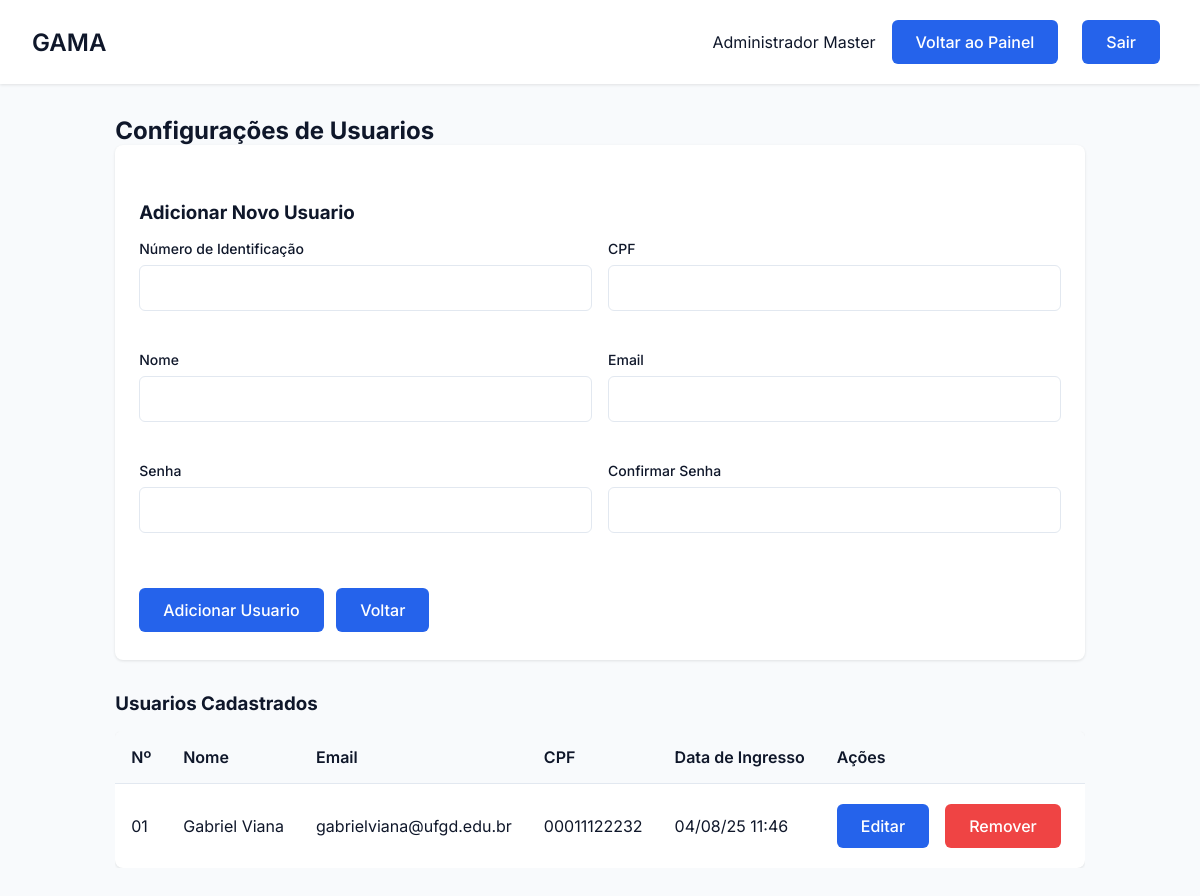
The page /usuario/config_usuarios (signed in) on the database its author committed.
### tables this page shows
CREATE TABLE Usuario (
        id_usuario TEXT PRIMARY KEY,
        cpf_usuario TEXT NOT NULL,
        nome TEXT NOT NULL,
        email TEXT NOT NULL,
        senha TEXT NOT NULL,
        tipo TEXT NOT NULL CHECK (tipo IN ('administrador', 'usuario')),
        data_ingresso DATETIME NOT NULL,
        data_saida DATETIME
    );

### gama/routes/usuario_routes.py (the view, shortened to what this page needs)
@usuario_bp.route('/config_usuarios', methods=['GET', 'POST'])
def config_usuarios():
    if 'usuario_id' not in session or session.get('tipo') != 'administrador':
        flash('Acesso negado.', 'error')
        return redirect(url_for('auth.login'))
    usuarios_originais = Usuario.get_all()
    usuarios_processados = []
    for usuario_tupla in usuarios_originais:
        usuario_lista = list(usuario_tupla)
        data_ingresso = usuario_lista[6]
        if isinstance(data_ingresso, str):
            try:
                usuario_lista[6] = datetime.strptime(data_ingresso.split('.')[0], '%Y-%m-%d %H:%M:%S')
            except ValueError:
                print(f"AVISO: Não foi possível converter a data '{data_ingresso}' para o usuario {usuario_lista[0]}.")
                usuario_lista[6] = data_ingresso
        usuarios_processados.append(tuple(usuario_lista))
    return render_template('config_usuarios.html', usuarios=usuarios_processados, nome=session.get('nome'))

### app.py (called while the page is built)
@app.before_request
def make_session_permanent():
    session.permanent = True

### gama/database/database.py (called while the page is built)
def conectar():
    diretorio_db = "gama/database"
    if not os.path.exists(diretorio_db):
        os.makedirs(diretorio_db)
    return sqlite3.connect(f"{diretorio_db}/editais.db")

### gama/models/usuario.py (called while the page is built)
    @staticmethod
    def get_all():
        conn = conectar()
        cursor = conn.cursor()
        try:
            cursor.execute("SELECT * FROM Usuario WHERE tipo = 'usuario'")
            return cursor.fetchall()
        except sqlite3.Error as e:
            print(f"Erro ao buscar usuários: {e}")
            return []
        finally:
            conn.close()

### gama/templates/config_usuarios.html (shortened to what this page needs)
<!DOCTYPE html>
<html lang="pt-BR">
<head>
    <link rel="stylesheet" href="{{ url_for('static', filename='css/estilo.css') }}">
    <link rel="stylesheet" href="{{ url_for('static', filename='css/usuarios.css') }}">
    <link rel="stylesheet" href="{{ url_for('static', filename='css/dashboard.css') }}">
    <link rel="stylesheet" href="https://cdnjs.cloudflare.com/ajax/libs/font-awesome/6.5.0/css/all.min.css">
</head>
<body>
    <div class="dashboard">
        <header class="dashboard-header">
            <nav class="dashboard-nav container">
                <h1 class="dashboard-title">GAMA</h1>
                <div class="dashboard-user">
                    <span>{{ session.get('nome') }}</span>
                    {% if session.get('tipo') == 'administrador' %}
                        <a href="{{ url_for('admin.painel_admin') }}" class="btn btn-primary">Voltar ao Painel</a>
                    {% else %}
                        <a href="{{ url_for('usuarios.painel_usuario') }}" class="btn btn-primary">Voltar ao Painel</a>
                    {% endif %}
                    <a href="{{ url_for('auth.logout') }}" class="btn btn-primary">Sair</a>
                </div>
            </nav>
        </header>
        <main class="dashboard-content container">
            <h2>Configurações de Usuarios</h2>
            <div class="form-container">
                <h3 class="titulo">Adicionar Novo Usuario</h3>
                <form action="{{ url_for('usuarios.config_usuarios') }}" method="POST">
                    <div class="form-row">
                        <div class="form-group">
                            <label for="id_usuario" class="form-label">Número de Identificação</label>
                            <input type="text" id="id_usuario" name="id_usuario" class="form-input" required>
                        </div>
                        <div class="form-group">
                            <label for="cpf_usuario" class="form-label">CPF</label>
                            <input type="text" id="cpf_usuario" name="cpf_usuario" class="form-input" required>
                        </div>
                    </div>
                    <div class="form-row">
                        <div class="form-group">
                            <label for="nome" class="form-label">Nome</label>
                            <input type="text" id="nome" name="nome" class="form-input" required>
                        </div>
                        <div class="form-group">
                            <label for="email" class="form-label">Email</label>
                            <input type="email" id="email" name="email" class="form-input" required>
                        </div>
                    </div>
                    <div class="form-row">
                        <div class="form-group">
                            <label for="senha" class="form-label">Senha</label>
                            <input type="password" id="senha" name="senha" class="form-input" required>
                        </div>
                        <div class="form-group">
                            <label for="confirmar_senha" class="form-label">Confirmar Senha</label>
                            <input type="password" id="confirmar_senha" name="confirmar_senha" class="form-input" required>
                        </div>
                    </div>
                    <div>
                        <button type="submit" class="btn btn-primary">Adicionar Usuario</button>
                        <a href="{{ url_for('admin.painel_admin') }}" class="btn btn-secondary">Voltar</a>
                    </div>
                </form>
            </div>
            <h3 class="titulo">Usuarios Cadastrados</h3>
            <div class="tabela-container">
                <table class="table">
                    <thead>
                        <tr>
                            <th>Nº</th>
                            <th>Nome</th>
                            <th>Email</th>
                            <th>CPF</th>
                            <th>Data de Ingresso</th>
                            <th>Ações</th>
                        </tr>
                    </thead>
                    <tbody>
                        {% for usuario in usuarios %}
                        <tr>
                            <td>{{ usuario[0] }}</td>
                            <td>{{ usuario[2] }}</td>
                            <td>{{ usuario[3] }}</td>
                            <td>{{ usuario[1] }}</td>
                            <td>{{ usuario[6].strftime('%d/%m/%y %H:%M') }}</td>
                            <td class="acoes">
                                <button class="btn btn-secundario" onclick="openEditModal('{{ usuario[0] }}', '{{ usuario[2] }}', '{{ usuario[3] }}', '{{ usuario[1] }}')">Editar</button>
                                <form action="{{ url_for('usuarios.remover_usuario', id_usuario=usuario[0]) }}" method="POST" class="inline-form" onsubmit="return confirm('Tem certeza que deseja remover este usuario?');">
                                    <button type="submit" class="btn btn-perigo">Remover</button>
                                </form>
                            </td>
                        </tr>
                        {% endfor %}
                    </tbody>
                </table>
            </div>
        </main>
    </div>
</body>
</html>

### gama/static/css/estilo.css (style rules this page uses)
* { margin: 0; padding: 0; box-sizing: border-box; font-family: 'Inter', sans-serif; }
:root { --primary: #2563eb; --primary-dark: #4338ca; --secondary: #64748b; --danger: #ef4444; --success: #22c55e; --background: #f8fafc; --surface: #ffffff; --text: #0f172a; --text-light: #64748b; --primary-light: #93c5fd; --secondary: #2563eb; --accent: #10b981; --card-bg: #ffffff; }
body { background-color: var(--background); color: var(--text); min-height: 100vh; }
.container { max-width: 1200px; margin: 0 auto; padding: 0 1rem; }
.form-group { margin-bottom: 1.5rem; }
.form-label { display: block; font-size: 0.875rem; font-weight: 500; margin-bottom: 0.5rem; color: var(--text); }
.form-input { width: 100%; padding: 0.75rem 1rem; border: 1px solid #e2e8f0; border-radius: 6px; font-size: 1rem; transition: all 0.2s; }
.btn { display: inline-flex; align-items: center; justify-content: center; padding: 0.75rem 1.5rem; margin-right: 0.5rem; margin-top: 0.25rem; margin-bottom: 0.25rem; background-color: var(--primary); color: white; font-size: 1rem; font-weight: 500; border-radius: 6px; cursor: pointer; transition: all 0.2s; border: none; text-decoration: none; }
.btn-primary { background-color: var(--primary); color: white; }
.dashboard-content { padding: 2rem; }
.btn-secondary { background-color: var(--secondary); color: white; }

### gama/static/css/usuarios.css (style rules this page uses)
.titulo { margin-top: 2rem; margin-bottom: 1rem; }
.tabela-container { overflow-x: auto; margin-bottom: 2rem; }
.table { width: 100%; border-collapse: collapse; background-color: var(--surface); border-radius: 8px; overflow: hidden; box-shadow: 0 1px 3px 0 rgb(0 0 0 / 0.1); }
.table th, .table td { padding: 1rem; text-align: left; border-bottom: 1px solid #e2e8f0; }
.table th { background-color: #f8fafc; font-weight: 600; }
.table tr:last-child td { border-bottom: none; }
.acoes { display: flex; gap: 0.5rem; }
.btn-secondary { margin-top: 15px; background-color: var(--secondary); color: white; text-decoration: none; }
.btn-perigo { background-color: var(--danger); color: white; }
.form-container { background-color: var(--surface); padding: 1.5rem; border-radius: 8px; box-shadow: 0 1px 3px 0 rgb(0 0 0 / 0.1); margin-bottom: 2rem; }
.form-row { display: flex; gap: 1rem; margin-bottom: 1rem; }
.form-group { flex: 1; }

### gama/static/css/dashboard.css (style rules this page uses)
.dashboard { min-height: 100vh; display: grid; grid-template-rows: auto 1fr; }
.dashboard-header { background: var(--surface); padding: 1rem; box-shadow: 0 1px 3px 0 rgb(0 0 0 / 0.1); margin-bottom: 2rem; }
.dashboard-nav { display: flex; justify-content: space-between; align-items: center; }
.container { max-width: 1200px; margin: 0 auto; padding: 0 1rem; }
.dashboard-title { font-size: 1.5rem; font-weight: 600; }
.dashboard-user { display: flex; align-items: center; gap: 1rem; }

### rows shown on the page
Usuario: id_usuario "01", nome "Gabriel Viana", email "gabrielviana@ufgd.edu.br", cpf_usuario "00011122232", usuario "04/08/25 11:46"

### other values the page prints
{{ session.get('nome') }} "Administrador Master"
